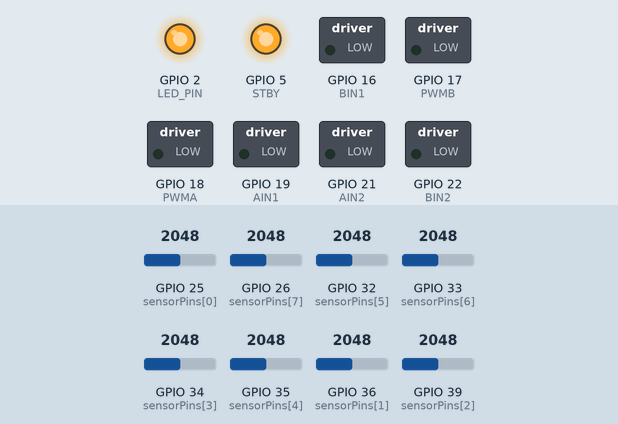
A sketch run on a simulated ESP32. On the bench: switched loads named in the sketch (green lamp = pin HIGH), output pins drawn as LEDs (lit = HIGH). The test bench sets the inputs (shaded band); at power-on: GPIO 25 (sensorPins[0]) = 2048, GPIO 26 (sensorPins[7]) = 2048, GPIO 32 (sensorPins[5]) = 2048, GPIO 33 (sensorPins[6]) = 2048, GPIO 34 (sensorPins[3]) = 2048, GPIO 35 (sensorPins[4]) = 2048, GPIO 36 (sensorPins[1]) = 2048, GPIO 39 (sensorPins[2]) = 2048. What the sketch prints to the serial monitor is not drawn.

Above: at 0.1 s.
At 4.3 s:
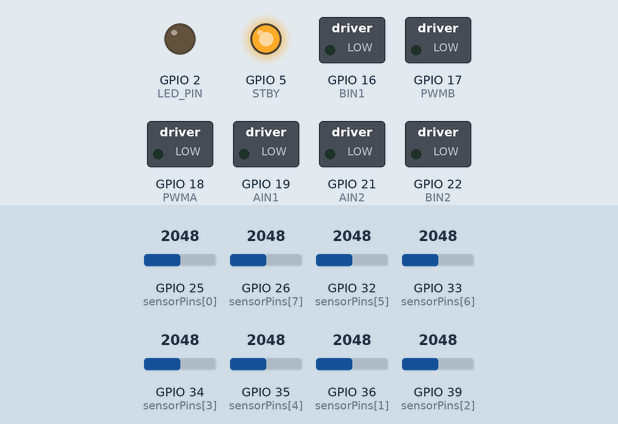
Timing chart, 0 to 14.4 s (numbered marks = the images above):
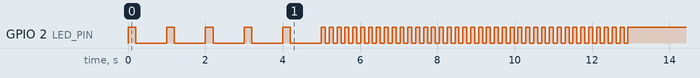

The sketch:

line_follower_backup_before_nonlinear_pivot.ino
```cpp
// Motor Driver Pins (TB6612FNG)
const int AIN1 = 19;
const int AIN2 = 21;
const int PWMA = 18;

const int BIN1 = 16;
const int BIN2 = 22;
const int PWMB = 17;

const int STBY = 5;

// Built-in LED Pin
const int LED_PIN = 2;

// PID and Speed Control Variables (defaults; live-updatable over UART from WiFi ESP)
int masterSpeed = 100;          // Optimal base speed
float Kp = 0.18;                // Proportional constant
float Kd = 0;                // Derivative constant

// UART link to WiFi ESP (RX=GPIO4, TX=GPIO27) - keeps 25/26 free for sensors
HardwareSerial UARTLink(2);
char uartBuffer[64];
int uartLen = 0;
unsigned long lastStatusSend = 0;

float error = 0;
float lastError = 0;

// State Control Flags
bool isCalibrated = false;
bool botRunning = false;

// Speed ratio factor (170/200 = 0.85 for Right Motor)
const float FACTOR_A = 1.00;
const float FACTOR_B = 170.0 / 200.0;

// QTR-8A Analog Pins (D1..D8, outer two on ADC2 since WiFi is off)
const int NUM_SENSORS = 8;
const int sensorPins[NUM_SENSORS] = {25, 36, 39, 34, 35, 32, 33, 26};

// Calibration boundaries
int sensorMin[NUM_SENSORS];
int sensorMax[NUM_SENSORS];
int sensorValues[NUM_SENSORS];
int normValues[NUM_SENSORS]; // latest normalized (0=white..1000=black) readings
unsigned long lastSensorSend = 0;

// Function Prototypes
void setMotors(int dirA, int speedA, int dirB, int speedB);
void stopMotors();
void runPID();

// -------------------------------------------------------------
// UART Command Handling (from WiFi ESP)
// Format in:  "C,<masterSpeed>,<Kp>,<Kd>,<run0or1>\n"
// Format out: "S,<isCalibrated0or1>,<botRunning0or1>\n"
// -------------------------------------------------------------
void processUARTCommand(char* line) {
  if (!(line[0] == 'C' && line[1] == ',')) return;

  char* save;
  char* tok = strtok_r(line + 2, ",", &save);
  if (!tok) return;
  int speedVal = atoi(tok);

  tok = strtok_r(NULL, ",", &save);
  if (!tok) return;
  float kpVal = atof(tok);

  tok = strtok_r(NULL, ",", &save);
  if (!tok) return;
  float kdVal = atof(tok);

  tok = strtok_r(NULL, ",", &save);
  if (!tok) return;
  int runFlag = atoi(tok);

  masterSpeed = speedVal;
  Kp = kpVal;
  Kd = kdVal;

  if (isCalibrated) {
    botRunning = (runFlag == 1);
    if (!botRunning) stopMotors();
  }
}

void handleUART() {
  while (UARTLink.available()) {
    char c = UARTLink.read();
    if (c == '\n') {
      uartBuffer[uartLen] = '\0';
      processUARTCommand(uartBuffer);
      uartLen = 0;
    } else if (c != '\r') {
      if (uartLen < (int)sizeof(uartBuffer) - 1) {
        uartBuffer[uartLen++] = c;
      } else {
        uartLen = 0; // overflow guard: discard oversized/garbled line
      }
    }
  }

  if (millis() - lastStatusSend > 300) {
    lastStatusSend = millis();
    UARTLink.print("S,");
    UARTLink.print(isCalibrated ? 1 : 0);
    UARTLink.print(",");
    UARTLink.println(botRunning ? 1 : 0);
  }
}

void setup() {
  Serial.begin(115200);
  UARTLink.begin(115200, SERIAL_8N1, 4, 27); // RX=GPIO4, TX=GPIO27
  analogSetAttenuation(ADC_11db);

  // Pin Declarations
  pinMode(AIN1, OUTPUT);
  pinMode(AIN2, OUTPUT);
  pinMode(PWMA, OUTPUT);
  pinMode(BIN1, OUTPUT);
  pinMode(BIN2, OUTPUT);
  pinMode(PWMB, OUTPUT);
  pinMode(STBY, OUTPUT);
  pinMode(LED_PIN, OUTPUT);

  digitalWrite(STBY, HIGH);
  stopMotors();

  for (int i = 0; i < NUM_SENSORS; i++) {
    pinMode(sensorPins[i], INPUT);
    sensorMin[i] = 4095;
    sensorMax[i] = 0;
  }

  // -------------------------------------------------------------
  // Countdown Phase (5 Seconds - Slow Blinking)
  // -------------------------------------------------------------
  Serial.println("Get ready! Calibration starts in 5 seconds...");
  for (int i = 5; i > 0; i--) {
    digitalWrite(LED_PIN, HIGH);
    delay(200);
    digitalWrite(LED_PIN, LOW);
    delay(800);
  }

  // -------------------------------------------------------------
  // Active Calibration Phase (8 Seconds - Fast Blinking)
  // -------------------------------------------------------------
  Serial.println("CALIBRATING NOW: SWEEP SENSORS OVER LINE!");
  unsigned long startTime = millis();
  unsigned long lastBlink = 0;
  bool ledState = false;

  while (millis() - startTime < 8000) {
    if (millis() - lastBlink > 100) {
      ledState = !ledState;
      digitalWrite(LED_PIN, ledState);
      lastBlink = millis();
    }

    for (int i = 0; i < NUM_SENSORS; i++) {
      int val = analogRead(sensorPins[i]);
      if (val < sensorMin[i]) sensorMin[i] = val;
      if (val > sensorMax[i]) sensorMax[i] = val;
    }
    delay(5);
  }

  digitalWrite(LED_PIN, HIGH);
  isCalibrated = true;
  stopMotors();
  Serial.println("Calibration Complete! Waiting for START command over UART...");
}

// -------------------------------------------------------------
// Reads all sensors and stores normalized (0=white..1000=black)
// values into normValues[]. Called every loop once calibrated so
// live readings are available whether or not the bot is running.
// -------------------------------------------------------------
void readSensorsNormalized() {
  for (int i = 0; i < NUM_SENSORS; i++) {
    sensorValues[i] = analogRead(sensorPins[i]);

    int normVal = map(sensorValues[i], sensorMin[i], sensorMax[i], 0, 1000);
    normVal = constrain(normVal, 0, 1000);

    if (normVal < 200) normVal = 0; // Filter out background noise

    normValues[i] = normVal;
  }
}

// Sends live sensor readings out over UART ("D,v0,v1,...") and prints
// them to the USB serial monitor for local debugging.
void sendSensorData() {
  if (millis() - lastSensorSend < 150) return;
  lastSensorSend = millis();

  UARTLink.print('D');
  Serial.print('D');
  for (int i = 0; i < NUM_SENSORS; i++) {
    UARTLink.print(',');
    UARTLink.print(normValues[i]);
    Serial.print(',');
    Serial.print(normValues[i]);
  }
  UARTLink.println();
  Serial.println();
}

void loop() {
  handleUART();

  if (isCalibrated) {
    readSensorsNormalized();
    sendSensorData();
  }

  if (botRunning && isCalibrated) {
    runPID();
  } else {
    stopMotors();
  }
}

// -------------------------------------------------------------
// PID Calculation & Execution
// -------------------------------------------------------------
void runPID() {
  long weightedSum = 0;
  long totalSum = 0;

  for (int i = 0; i < NUM_SENSORS; i++) {
    int normVal = normValues[i];
    totalSum += normVal;
    weightedSum += (long)normVal * (i * 1000);
  }

  // Calculate position error
  if (totalSum > 300) {
    float position = (float)weightedSum / totalSum; // Position range: 0 to 7000 (Center = 3500)
    error = position - 3500.0;
  } else {
    // Line lost: maintain hard spin in direction of last known error
    if (lastError < 0) error = -3500.0;
    else error = 3500.0;
  }

  // Calculate PID Output
  float pTerm = Kp * error;
  float dTerm = Kd * (error - lastError);
  float pidOutput = pTerm + dTerm;

  if (totalSum > 300) {
    lastError = error;
  }

  // --- Speed Scheduling: slow down proportionally to how sharp the turn is ---
  float errorRatio = fabs(error) / 3500.0; // 0 = straight, 1 = max turn/line-lost
  errorRatio = constrain(errorRatio, 0.0, 1.0);
  const float TURN_SLOWDOWN = 0.65; // up to 65% speed cut on the sharpest turns
  float effectiveSpeed = masterSpeed * (1.0 - TURN_SLOWDOWN * errorRatio);

  // Calculate Base Speeds with Right-Motor Adjustment Factor
  float baseSpeedA = effectiveSpeed * FACTOR_A;
  float baseSpeedB = effectiveSpeed * FACTOR_B;

  // Apply Differential Steering Output
  float motorSpeedA = baseSpeedA + pidOutput;
  float motorSpeedB = baseSpeedB - pidOutput;

  // --- Pivot Turning: on sharp turns, rotate in place instead of a slow differential ---
  const float PIVOT_THRESHOLD = 0.80; // errorRatio above this triggers a point-turn
  const int PIVOT_SPEED = 120;        // fixed rotation speed while pivoting
  if (errorRatio > PIVOT_THRESHOLD) {
    if (error > 0) {
      motorSpeedA = PIVOT_SPEED;   // outer (left) wheel forward
      motorSpeedB = -PIVOT_SPEED;  // inner (right) wheel reverse
    } else {
      motorSpeedA = -PIVOT_SPEED;
      motorSpeedB = PIVOT_SPEED;
    }
  }

  // Direction and Output Determination
  int dirA = (motorSpeedA >= 0) ? 1 : -1;
  int dirB = (motorSpeedB >= 0) ? 1 : -1;

  setMotors(dirA, abs((int)motorSpeedA), dirB, abs((int)motorSpeedB));
}

void setMotors(int dirA, int speedA, int dirB, int speedB) {
  speedA = constrain(speedA, 0, 255);
  speedB = constrain(speedB, 0, 255);

  if (dirA == 1) {
    digitalWrite(AIN1, LOW); digitalWrite(AIN2, HIGH);
  } else if (dirA == -1) {
    digitalWrite(AIN1, HIGH); digitalWrite(AIN2, LOW);
  } else {
    digitalWrite(AIN1, LOW); digitalWrite(AIN2, LOW);
  }
  analogWrite(PWMA, speedA);

  if (dirB == 1) {
    digitalWrite(BIN1, LOW); digitalWrite(BIN2, HIGH);
  } else if (dirB == -1) {
    digitalWrite(BIN1, HIGH); digitalWrite(BIN2, LOW);
  } else {
    digitalWrite(BIN1, LOW); digitalWrite(BIN2, LOW);
  }
  analogWrite(PWMB, speedB);
}

void stopMotors() {
  setMotors(0, 0, 0, 0);
}
```
